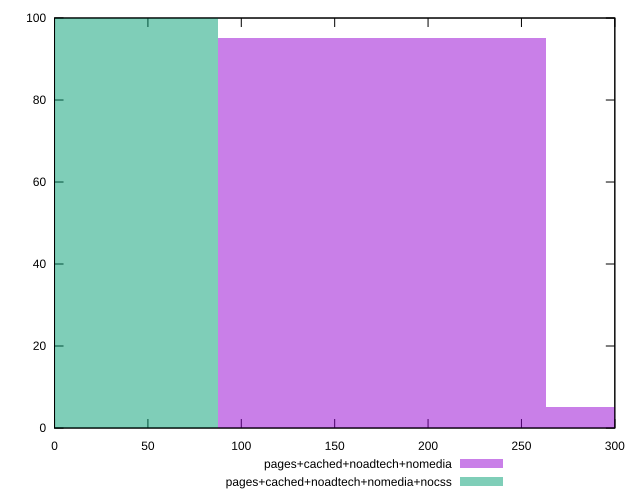

Here is the gnuplot script that generated this plot:
reset

$pagesCachedNoadtechNomedia <<EOF
175.25949530864736 95
350.5189906172947 5
EOF

$pagesCachedNoadtechNomediaNocss <<EOF
0 100
EOF

set key outside below
set boxwidth 175.25949530864736
set xrange [0:300]
set yrange [0:100]
set trange [0:100]
set style fill transparent solid 0.5 noborder
set terminal svg size 640, 500 enhanced background rgb 'white'
set output "report_00009_2021-02-08T22-37-41.559Z/unused-css-rules/comparison/histogram/3_vs_4.svg"

plot $pagesCachedNoadtechNomedia title "pages+cached+noadtech+nomedia" with boxes, \
     $pagesCachedNoadtechNomediaNocss title "pages+cached+noadtech+nomedia+nocss" with boxes

reset
